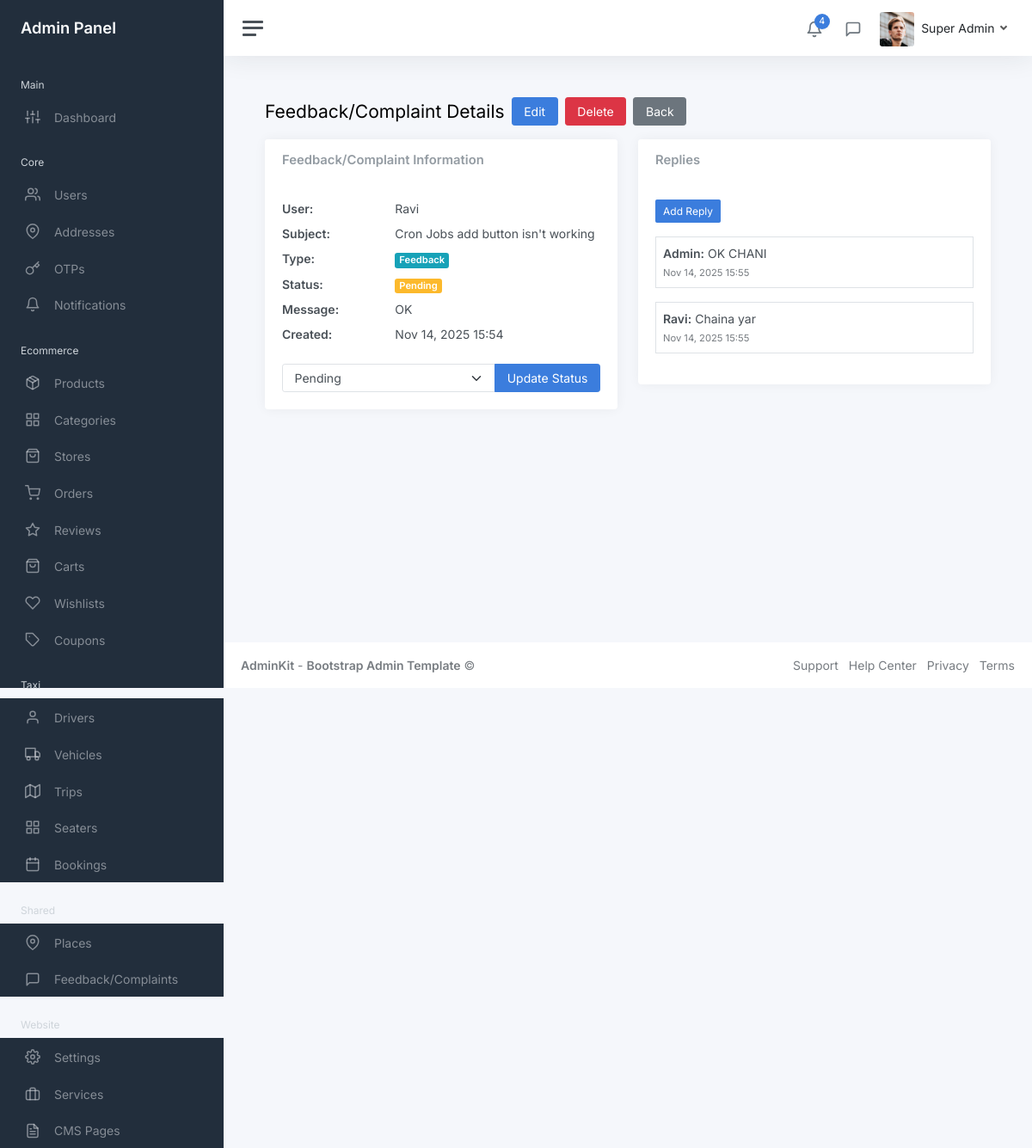
/myadmin/shared/feedbacks/1/ (signed in), run on the app's committed database.
### core/models.py (models this page shows, shortened)
class User(AbstractUser):
    COUNTRY_CODE_CHOICES = [
        ('+977', '+977'),
        ('+91', '+91'),
    ]
    COUNTRY_CHOICES = [
        ('Nepal', 'Nepal'),
        ('India', 'India'),
    ]
    phone = models.CharField(max_length=15, unique=True)
    name = models.CharField(max_length=100)
    email = models.EmailField(blank=True, null=True)
    country_code = models.CharField(max_length=5, choices=COUNTRY_CODE_CHOICES, default='+977')
    country = models.CharField(max_length=10, choices=COUNTRY_CHOICES, default='Nepal')
    fcm_token = models.CharField(max_length=255, blank=True, null=True)
    profile_picture = models.ImageField(upload_to='profile_pictures/', blank=True, null=True)
    national_id = models.CharField(max_length=50, blank=True, null=True, help_text='National ID number')
    national_id_document = models.ImageField(upload_to='kyc_documents/', blank=True, null=True, help_text='National ID document image')
    pan_no = models.CharField(max_length=20, blank=True, null=True, help_text='PAN (Permanent Account Number)')
    pan_document = models.ImageField(upload_to='kyc_documents/', blank=True, null=True, help_text='PAN document image')
    is_kyc_verified = models.BooleanField(default=False, help_text='Whether KYC has been verified by admin')
    kyc_submitted_at = models.DateTimeField(blank=True, null=True, help_text='When user submitted KYC information')
    kyc_verified_at = models.DateTimeField(blank=True, null=True, help_text='When KYC was verified by admin')
    created_at = models.DateTimeField(auto_now_add=True)
    updated_at = models.DateTimeField(auto_now=True)
    first_name = None
    last_name = None
    objects = UserManager()
    USERNAME_FIELD = 'phone'
    REQUIRED_FIELDS = ['name']
    class Meta:
        ordering = ['-created_at']

### shared/models.py (models this page shows, shortened)
class FeedbackComplain(models.Model):
    TYPE_CHOICES = [
        ('feedback', 'Feedback'),
        ('complain', 'Complain'),
    ]
    STATUS_CHOICES = [
        ('pending', 'Pending'),
        ('in_progress', 'In Progress'),
        ('resolved', 'Resolved'),
        ('closed', 'Closed'),
    ]
    user = models.ForeignKey(User, on_delete=models.CASCADE, related_name='feedback_complains')
    subject = models.CharField(max_length=200)
    message = models.TextField()
    type = models.CharField(max_length=20, choices=TYPE_CHOICES, default='feedback')
    status = models.CharField(max_length=20, choices=STATUS_CHOICES, default='pending')
    created_at = models.DateTimeField(auto_now_add=True)
    updated_at = models.DateTimeField(auto_now=True)
    class Meta:
        ordering = ['-created_at']
        verbose_name = 'Feedback/Complain'
        verbose_name_plural = 'Feedbacks/Complains'

class FeedbackComplainReply(models.Model):
    feedback_complain = models.ForeignKey(
        FeedbackComplain,
        on_delete=models.CASCADE,
        related_name='replies'
    )
    user = models.ForeignKey(User, on_delete=models.CASCADE, related_name='feedback_replies')
    is_admin_reply = models.BooleanField(default=False)
    message = models.TextField()
    created_at = models.DateTimeField(auto_now_add=True)
    class Meta:
        ordering = ['created_at']
        verbose_name = 'Feedback/Complain Reply'
        verbose_name_plural = 'Feedback/Complain Replies'

### myadmin/views/shared/feedback_views.py (the view)
# urls.py: path('feedbacks/<int:pk>/', feedback_views.FeedbackComplainDetailView.as_view(), name='feedback_detail'),
class FeedbackComplainDetailView(StaffRequiredMixin, DetailView):
    model = FeedbackComplain
    template_name = 'admin/shared/feedback_detail.html'
    context_object_name = 'feedback'

### myadmin/mixins.py (called while the page is built)
    def test_func(self):
        return self.request.user.is_staff

### myadmin/templates/admin/shared/feedback_detail.html
{% extends 'admin/layouts/base.html' %}
{% block content %}
<div class="container-fluid p-0">
    <div class="mb-3"><h1 class="h3 d-inline align-middle">Feedback/Complaint Details</h1><a class="btn btn-primary ms-2" href="{% url 'myadmin:shared:feedback_update' feedback.pk %}">Edit</a><a class="btn btn-danger ms-2" href="{% url 'myadmin:shared:feedback_delete' feedback.pk %}">Delete</a><a class="btn btn-secondary ms-2" href="{% url 'myadmin:shared:feedback_list' %}">Back</a></div>
    <div class="row"><div class="col-md-6"><div class="card"><div class="card-header"><h5 class="card-title mb-0">Feedback/Complaint Information</h5></div><div class="card-body">
        <dl class="row"><dt class="col-sm-4">User:</dt><dd class="col-sm-8">{{ feedback.user.name }}</dd><dt class="col-sm-4">Subject:</dt><dd class="col-sm-8">{{ feedback.subject }}</dd><dt class="col-sm-4">Type:</dt><dd class="col-sm-8"><span class="badge bg-{% if feedback.type == 'feedback' %}info{% else %}warning{% endif %}">{{ feedback.get_type_display }}</span></dd><dt class="col-sm-4">Status:</dt><dd class="col-sm-8"><span class="badge bg-{% if feedback.status == 'resolved' %}success{% elif feedback.status == 'pending' %}warning{% elif feedback.status == 'closed' %}secondary{% else %}info{% endif %}">{{ feedback.get_status_display }}</span></dd><dt class="col-sm-4">Message:</dt><dd class="col-sm-8">{{ feedback.message }}</dd><dt class="col-sm-4">Created:</dt><dd class="col-sm-8">{{ feedback.created_at|date:"M d, Y H:i" }}</dd></dl>
        <form method="post" action="{% url 'myadmin:shared:feedback_update_status' feedback.pk %}" class="mt-3">{% csrf_token %}<div class="input-group"><select class="form-select" name="status">{% for value, label in feedback.STATUS_CHOICES %}<option value="{{ value }}" {% if feedback.status == value %}selected{% endif %}>{{ label }}</option>{% endfor %}</select><button type="submit" class="btn btn-primary">Update Status</button></div></form>
    </div></div></div><div class="col-md-6"><div class="card"><div class="card-header"><h5 class="card-title mb-0">Replies</h5></div><div class="card-body">
        <a href="{% url 'myadmin:shared:feedback_reply_create' %}" class="btn btn-sm btn-primary mb-3">Add Reply</a>
        {% for reply in feedback.replies.all %}<div class="mb-3 p-2 border"><strong>{% if reply.is_admin_reply %}Admin{% else %}{{ reply.user.name }}{% endif %}:</strong> {{ reply.message }}<br><small class="text-muted">{{ reply.created_at|date:"M d, Y H:i" }}</small></div>{% empty %}<p class="text-muted">No replies yet</p>{% endfor %}
    </div></div></div></div>
</div>
{% endblock %}

### templates/admin/layouts/header.html (shortened to what this page needs)
{% load static %}
<nav class="navbar navbar-expand navbar-light navbar-bg">
    <a class="sidebar-toggle js-sidebar-toggle"><i class="hamburger align-self-center"></i></a>
    <div class="navbar-collapse collapse">
      <ul class="navbar-nav navbar-align">
        <li class="nav-item dropdown">
          <a class="nav-icon dropdown-toggle" href="#" id="alertsDropdown" data-bs-toggle="dropdown">
            <div class="position-relative">
              <i class="align-middle" data-feather="bell"></i>
              <span class="indicator">4</span>
            </div>
          </a>
        </li>
        <li class="nav-item dropdown">
          <a class="nav-icon dropdown-toggle" href="#" id="messagesDropdown" data-bs-toggle="dropdown">
            <div class="position-relative">
              <i class="align-middle" data-feather="message-square"></i>
            </div>
          </a>
        </li>
        <li class="nav-item dropdown">
          <a class="nav-link dropdown-toggle d-none d-sm-inline-block" href="#" data-bs-toggle="dropdown">
            {% if user.profile_picture %}
              <img src="{{ user.profile_picture.url }}" class="avatar img-fluid rounded me-1" alt="{{ user.name }}" />
            {% else %}
              <img src="{% static 'myadmin/img/avatars/avatar.jpg' %}" class="avatar img-fluid rounded me-1" alt="{{ user.name }}" />
            {% endif %}
            <span class="text-dark">{{ user.name }}</span>
          </a>
        </li>
      </ul>
    </div>
  </nav>

### data on the page
User: name "Super Admin"
FeedbackComplain: user.name "Ravi", subject "Cron Jobs add button isn't working", type "Feedback", status "Pending", message "OK", created_at "Nov 14, 2025 15:54"
FeedbackComplainReply: is_admin_reply "Admin", message "OK CHANI", created_at "Nov 14, 2025 15:55"
FeedbackComplainReply: user.name "Ravi", message "Chaina yar", created_at "Nov 14, 2025 15:55"
